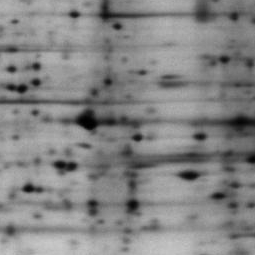
%> input picture MASTER_mispa/TUT.IMG.image_segmentation_watershed/matlab/gel.jpg, 255 x 255 px
$ octave --eval "result = minkowski_functionals(imread('../../../MASTER_mispa/TUT.IMG.image_segmentation_watershed/matlab/gel.jpg'));"   (GNU Octave 9; MATLAB toolbox functions it lacks are replaced by stand-ins)
%> lines starting %> are read from the running program, lines starting %| are printed output that depends on the picture
function [Area, Perimeter, EulerNb4, EulerNb8] = minkowski_functionals(I)
% Minkowski functionals
% First computes a neighborhood configuration, then evaluates the
% functionals with a specific coefficient for each configuration.
%
F = [0 0 0; 0 1 4; 0 2 8];
X = padarray(I, [1,1]); % ensures no pixel touches the border
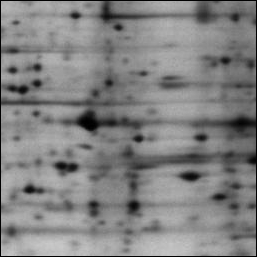
%> X: size 257x257 uint8; min 0, max 201, mean 129.8
XF = conv2(double(X),F,'same');
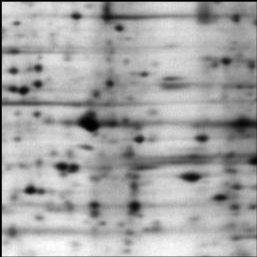
%> XF: size 257x257 double; min 0, max 3007, mean 1947.5; drawn with min black and max white
h = hist(XF(:),16);
%> h = [701 387 716 712 1110 1658 2401 3475 5470 7241 10089 11323 11173 7257 1509 827]
bar(0:15,h);
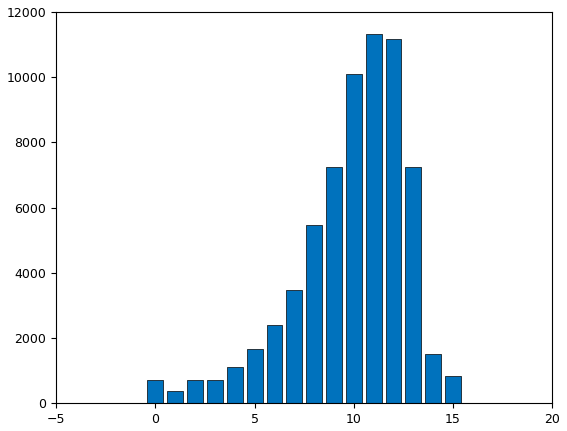
%> figure redrawn from the program's plot data; tallest bar 11323 high, from x = 10.6 to 11.4

%% Computation of the functionals
f_intra = [0 1 0 1 0 1 0 1 0 1 0 1 0 1 0 1];
e_intra = [0 2 1 2 1 2 2 2 0 2 1 2 1 2 2 2];
v_intra = [0 1 1 1 1 1 1 1 1 1 1 1 1 1 1 1];
EulerNb8 = sum(h.*v_intra - h.*e_intra + h.*f_intra);
%> EulerNb8 = 1560
f_inter = [0 0 0 0 0 0 0 0 0 0 0 0 0 0 0 1];
e_inter = [0 0 0 1 0 1 0 2 0 0 0 1 0 1 0 2];
v_inter = [0 1 0 1 0 1 0 1 0 1 0 1 0 1 0 1];
EulerNb4 = sum(h.*v_inter - h.*e_inter + h.*f_inter);
%> EulerNb4 = 4153
Area = sum(h.*f_intra);
%> Area = 32880
Perimeter = sum(-4*h.*f_intra + 2*h.*e_intra);
%> Perimeter = 61816
%> `result = minkowski_functionals(imread('../../../MASTER_mispa/TUT.IMG.i..`: result = 32880
end
